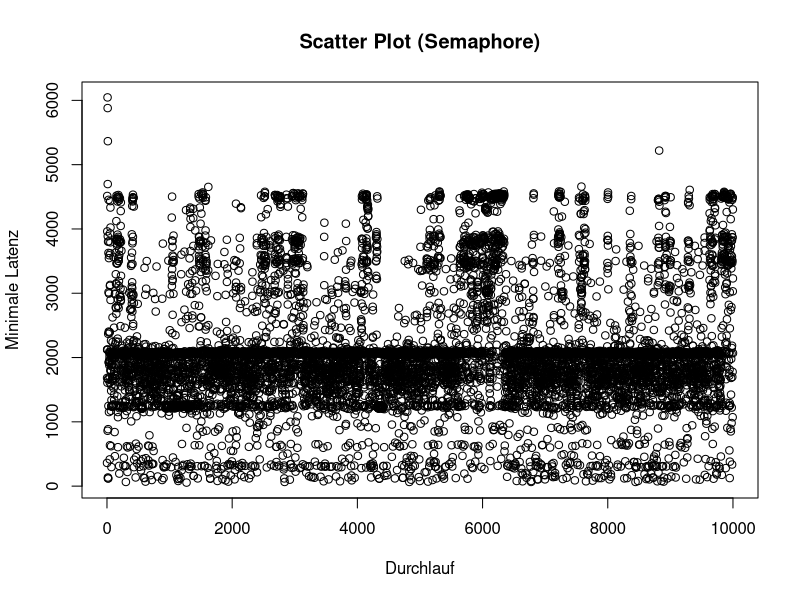
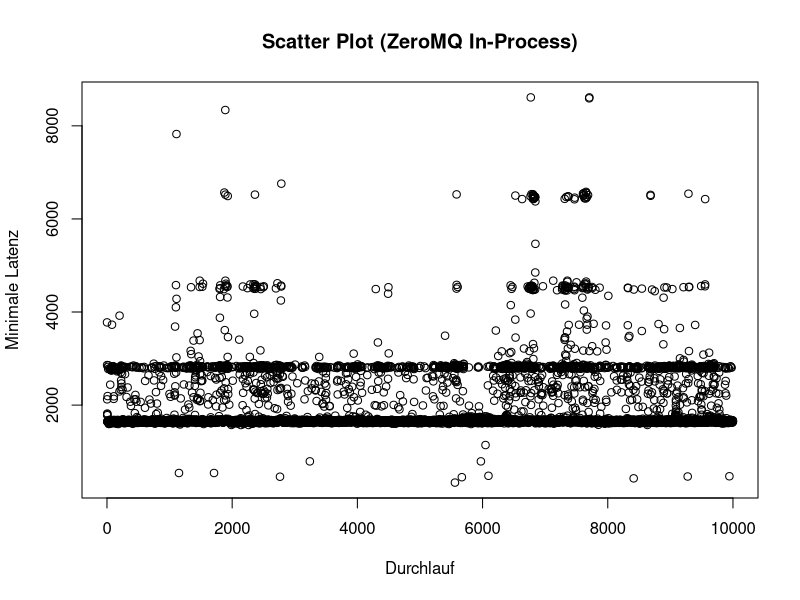
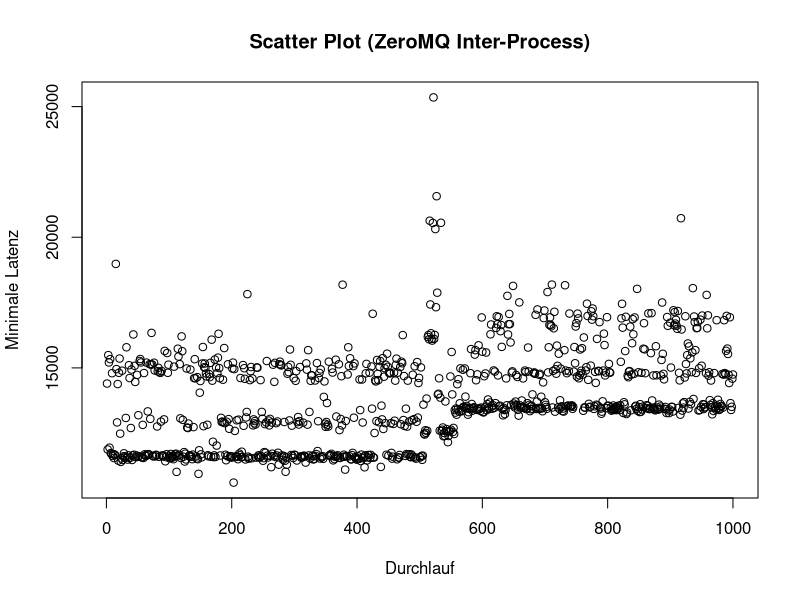
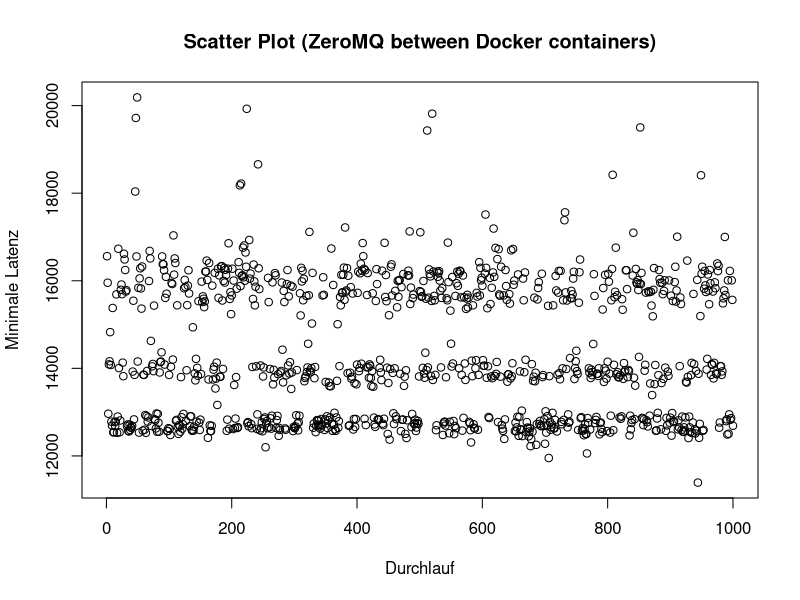

Reproduce these figures in R, in order.
# Set working directory.
setwd("/home/fabian/programming/operating-systems/portfolio2/statistics")

# Create scatter plots for task 2-4
latencies <- as.numeric(readLines("../aufgabe2/latencies.txt"))
plot(latencies, main = "Scatter Plot (Semaphore)", xlab = "Durchlauf", ylab = "Minimale Latenz")

latencies <- as.numeric(readLines("../aufgabe3/between_threads/latencies.txt"))
plot(latencies, main = "Scatter Plot (ZeroMQ In-Process)", xlab = "Durchlauf", ylab = "Minimale Latenz")

latencies <- as.numeric(readLines("../aufgabe3/between_processes/latencies.txt"))
plot(latencies, main = "Scatter Plot (ZeroMQ Inter-Process)", xlab = "Durchlauf", ylab = "Minimale Latenz")

latencies <- as.numeric(readLines("../aufgabe4/latencies.txt"))
plot(latencies, main = "Scatter Plot (ZeroMQ between Docker containers)", xlab = "Durchlauf", ylab = "Minimale Latenz")
